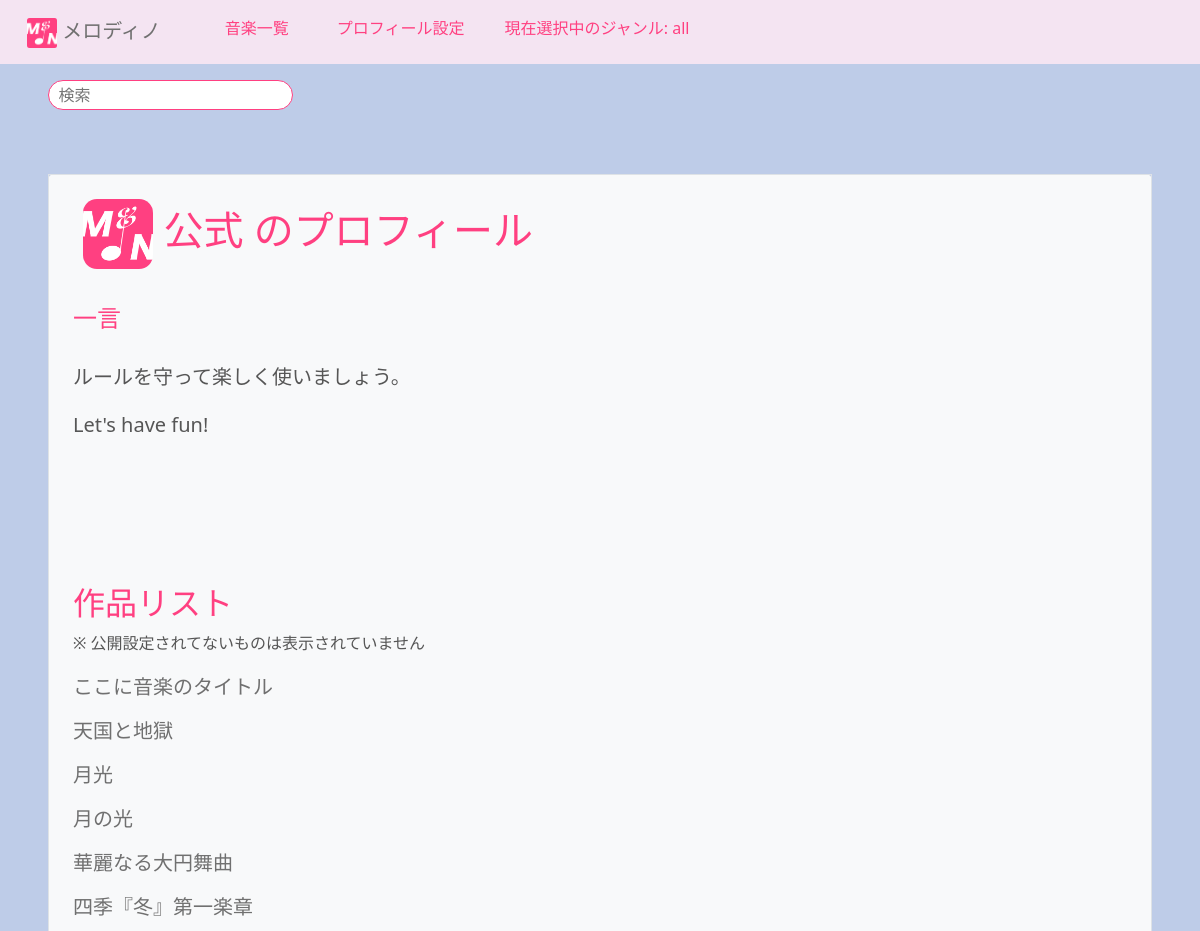
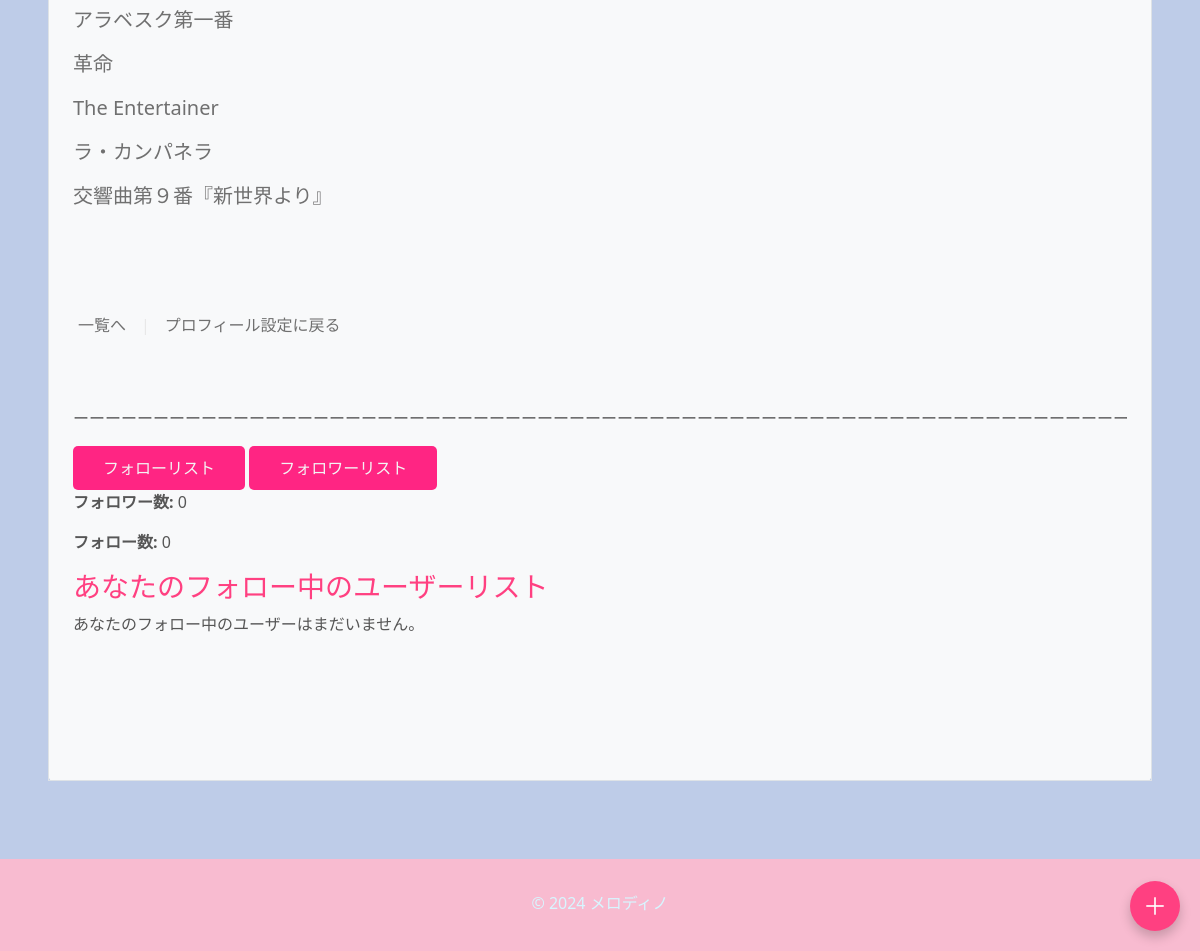
/profile/2/ (signed in), run on the app's committed database (2 pictures, top to bottom).
### ongaku/models.py (models this page shows, shortened)
class UserProfile(models.Model):
    user = models.OneToOneField(User, on_delete=models.CASCADE, verbose_name="ユーザー")
    songs = models.ManyToManyField(Ongaku, verbose_name="作った曲")  # ユーザーが作成した曲の関連
    display_name = models.CharField(max_length=100, unique=True, blank=True, null=True, verbose_name="表示名")
    bio = models.TextField(blank=True, null=True, verbose_name="自己紹介文")  # 自己紹介
    profile_picture = models.ImageField(upload_to='profile_pictures/', blank=True, null=True, verbose_name="アイコン")
    youtube_url = models.URLField(blank=True, null=True, verbose_name="YouTube")  # YouTube URL
    twitter_url = models.URLField(blank=True, null=True, verbose_name="x(Twitter)")  # Twitter URL

class Ongaku(models.Model):
    title = models.CharField(max_length=70, verbose_name="タイトル")
    text = models.TextField(blank=True, default="", verbose_name="説明")
    audio_file = models.FileField(upload_to='music/', null=True, blank=True, verbose_name="音楽ファイル")
    thumbnail = models.ImageField(null=True, blank=True, verbose_name="サムネイル")
    category = models.CharField(
        max_length=100, choices=CATEGORY, null=True, blank=True, verbose_name="カテゴリー"
    )
    custom_category = models.CharField(
        max_length=100,
        blank=True,
        help_text="検索時に見つかりやすくなります。",
        verbose_name="カスタムカテゴリー"
    )
    user = models.ForeignKey(User, on_delete=models.CASCADE, related_name='songs', verbose_name="ユーザー")
    search_count = models.IntegerField(default=0, verbose_name="検索回数")
    play_count = models.IntegerField(default=0, verbose_name="再生回数")
    is_public = models.BooleanField(default=False, verbose_name="公開設定")  # 公開/非公開設定
    created_at = models.DateTimeField(auto_now_add=True, verbose_name="作成日時")  # 投稿日
    ongaku_url = models.URLField(blank=False, null=False, verbose_name="音楽URL")
    favorites = models.ManyToManyField(User, related_name='favorite_songs', blank=True, verbose_name="お気に入り")
    favorited_by = models.ManyToManyField(
        'UserProfile',  # ユーザー情報が保存されているモデル
        related_name='favorite_songs',
        blank=True,
        verbose_name="お気に入りユーザー"
    )
    order = models.PositiveIntegerField(default=0, verbose_name="順序")
    class Meta:
        ordering = ['order']

### ongaku/views.py (the view)
# urls.py: path('profile/<int:user_id>/', views.user_profile, name='profile'),
def user_profile(request, user_id):
    user = get_object_or_404(User, pk=user_id)  # ユーザーを取得
    profile = user.userprofile  # ユーザーのプロフィール情報を取得
    is_following = Follow.objects.filter(follower=request.user, followed=profile.user).exists() if request.user.is_authenticated else False
    songs = user.songs.all()
    has_audio_file = any(song.audio_file for song in songs)  # もし音楽ファイルがある曲があればTrue
    followed_users = User.objects.filter(
        id__in=Follow.objects.filter(follower=request.user).values('followed')
    )  # フォロー中のユーザーを取得
    is_own_profile = request.user == user  # 自分のプロフィールページの場合 True
    follower_count = Follow.objects.filter(followed=user).count()  # フォロワー数を取得
    following_count = Follow.objects.filter(follower=user).count()  # フォローしているユーザー数を取得
    follower_users = User.objects.filter(
        id__in=Follow.objects.filter(followed=user).values('follower')
    )  # フォロワーのユーザーを取得
    return render(request, 'ongaku/profile.html', {
        'profile': profile,
        'user': user,
        'is_following': is_following,
        'songs': songs,
        'followed_users': followed_users,  # フォロー中のユーザーを渡す
        'is_own_profile': is_own_profile,  # 自分のプロフィールかどうかを渡す
        'follower_count': follower_count,
        'following_count': following_count,
        'follower_users': follower_users,  # フォロワーリストを渡す
        'has_audio_file': has_audio_file,  # 音楽ファイルがあるかどうかのフラグを渡す
    })

### ongaku/templates/ongaku/profile.html (shortened to what this page needs)
{% extends 'base.html' %}
{% block content %}
<div class="c-3 m-4 bg-light rounded" type="kasane">
    <div class="border border_color p-4 mb-4">
        <div class="profile-container">
            <h1>
                {% if user.userprofile.profile_picture %}
                    <img src="{{ user.userprofile.profile_picture.url }}" alt="プロフィール画像" class="profile-picture">
                {% endif %}
                <span class="display-name">
                    {% if user.userprofile.display_name == None %}
                        {{ user.userprofile.display_name|default:"匿名" }}{{ user.id }}
                    {% else %}
                        {{ user.userprofile.display_name|default:"匿名" }}
                    {% endif %}のプロフィール
                </span>
            </h1>
        </div>
        <h6><br></h6>
        <h4>一言</h4><h5 style="white-space: pre-line;"><br>{{ profile.bio|default:"なし" }}</h5>
        <h6><br><br></h6>
        <h6><br><br></h6>
        <h6><br><br></h6>
        <h2>作品リスト</h2>
        <span>※ 公開設定されてないものは表示されていません</span>
            {% for song in songs %}
                {% if song.is_public %}
                    <ul style="margin-left: 5px;">
                        <h4 style="margin-left: -45px; margin-top: 20px;"><li><h5><a href="{% url 'detail-ongaku' song.pk %}">{{ song.title }}</a></h5></li></h4>
                    </ul>
                {% endif %}
            {% empty %}
                <h5>まだ曲を作成していません。</h5>
            {% endfor %}
        <h6><br><br><br><br></h6>
        <div style="display: flex; width: 100%; margin: 0 auto;">
            <div class="pagination" style="display: inline-flex;">
                <a href="{% url 'list-ongaku' %}" class="btn p-1">一覧へ</a>
                {% if user == request.user %}
                    <p style="color: #e8e8e8; margin: 0 10px; margin-top: 5px;">|</p>
                    <a class="btn p-1" href="{% url 'profile_list' %}">プロフィール設定に戻る</a>
                {% endif %}
            </div>
        </div>
        <p><br><br></p>
        <div>
            <p class="responsive-line">ーーーーーーーーーーーーーーーーーーーーーーーーーーーーーーーーーーーーーーーーーーーーーーーーーーーーーーーーーーーーーーーーーーーーーーーーーーーーーーーーーーーーーーーーーーーーーーーーーーーーーーーーーーーーーーーーーーーーーーーーーーーーーーーーーーーーーーーーーーーーーーーーーーーーーーーー</p>
        </div>
        {% if user == request.user %}
            <div class="toggle-buttons">
                <button id="toggle-following" onclick="toggleList('following-list')">フォローリスト</button>
                <button id="toggle-followers" onclick="toggleList('followers-list')">フォロワーリスト</button>
            </div>
        {% endif %}
        {% if user == request.user %}
            <p><strong>フォロワー数:</strong> {% if follower_count %}{{ follower_count }}{% else %}0{% endif %}</p>
            <p><strong>フォロー数:</strong> {% if following_count %}{{ following_count }}{% else %}0{% endif %}</p>
        {% endif %}
        <div id="following-list" style="display: none;">
            <h3>あなたのフォロー中のユーザーリスト</h3>
            {% if followed_users %}
                <ul style="margin-left: -40px;">
                    {% for user in followed_users %}
                        <h4>
                            <li>
                                <a href="{% url 'profile' user.pk %}">
                                    {% if user.userprofile.display_name == None %}
                                        {{ user.userprofile.display_name|default:"匿名" }}{{ user.id }}
                                    {% else %}
                                        {{ user.userprofile.display_name|default:"匿名" }}
                                    {% endif %}
                                </a>
                            </li>
                        </h4>
                    {% endfor %}
                </ul>
            {% else %}
                <p>あなたのフォロー中のユーザーはまだいません。</p>
            {% endif %}
        </div>
        <h1><br><br></h1>
    </div>
</div>
{% endblock %}

### ongaku/static/ongaku/css/style.css (style rules this page uses)
a { text-decoration: none; }

### templates/base.html (style rules this page uses)
body { background-color: #becce8; color: #565656; transition: background-color 0.5s, color 0.5s; }
button { background-color: #ff2583; color: #f4f4f4; border: none; padding: 10px 30px; border-radius: 5px; }
a { color: rgb(112, 112, 112) !important; }
h1, h2, h3, h4, .h5 { color: #ff4081; }
div[type="kasane"] { background-color: #333333; }
ul li { list-style-type: none; padding-left: 0; }

### ongaku/templates/ongaku/profile.html (style rules this page uses)
a { word-wrap: break-word; overflow-wrap: break-word; word-break: break-word; }
.responsive-line { width: 100%; white-space: nowrap; overflow: hidden; }
.profile-container { display: flex; align-items: center; }
.profile-picture { width: 70px; height: 70px; margin-left: 10px; border-radius: 20%; }

### data on the page
UserProfile: bio "ルールを守って楽しく使いましょう。 Let's have fun!"
Ongaku: title "ここに音楽のタイトル"
Ongaku: title "天国と地獄"
Ongaku: title "月光"
Ongaku: title "月の光"
Ongaku: title "華麗なる大円舞曲"
Ongaku: title "四季『冬』第一楽章"
Ongaku: title "アラベスク第一番"
Ongaku: title "革命"
Ongaku: title "The Entertainer"
Ongaku: title "ラ・カンパネラ"
Ongaku: title "交響曲第９番『新世界より』"

### other printed values
{{ user.userprofile.display_name|default:"匿名" }} "公式"
